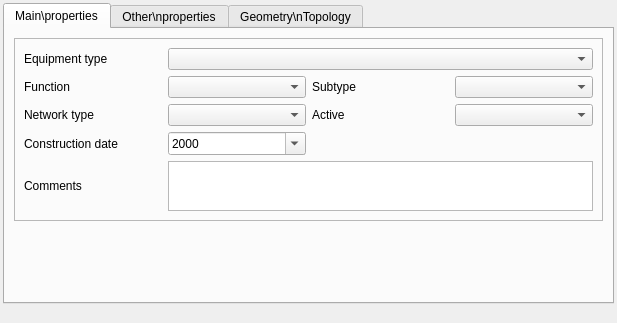
<?xml version="1.0" encoding="UTF-8"?>
<ui version="4.0">
 <class>Form_base3_wds</class>
 <widget class="QWidget" name="Form_base3_wds">
  <property name="geometry">
   <rect>
    <x>0</x>
    <y>0</y>
    <width>617</width>
    <height>323</height>
   </rect>
  </property>
  <property name="windowTitle">
   <string>Form</string>
  </property>
  <layout class="QVBoxLayout" name="verticalLayout_2" stretch="0,0">
   <property name="spacing">
    <number>3</number>
   </property>
   <property name="leftMargin">
    <number>3</number>
   </property>
   <property name="topMargin">
    <number>3</number>
   </property>
   <property name="rightMargin">
    <number>3</number>
   </property>
   <property name="bottomMargin">
    <number>3</number>
   </property>
   <item>
    <widget class="QTabWidget" name="tabWidget_4">
     <property name="currentIndex">
      <number>0</number>
     </property>
     <widget class="QWidget" name="tab_8">
      <attribute name="title">
       <string>Main\properties</string>
      </attribute>
      <layout class="QVBoxLayout" name="verticalLayout_6">
       <item>
        <widget class="QFrame" name="frame_4">
         <property name="frameShape">
          <enum>QFrame::StyledPanel</enum>
         </property>
         <property name="frameShadow">
          <enum>QFrame::Raised</enum>
         </property>
         <layout class="QGridLayout" name="gridLayout_16">
          <item row="3" column="0">
           <widget class="QLabel" name="label_13">
            <property name="text">
             <string>Network type</string>
            </property>
            <property name="wordWrap">
             <bool>true</bool>
            </property>
           </widget>
          </item>
          <item row="2" column="2">
           <widget class="QLabel" name="label_5">
            <property name="text">
             <string>Subtype</string>
            </property>
            <property name="wordWrap">
             <bool>true</bool>
            </property>
           </widget>
          </item>
          <item row="2" column="3">
           <widget class="QComboBox" name="nodesubtype"/>
          </item>
          <item row="1" column="0">
           <widget class="QLabel" name="label_11">
            <property name="text">
             <string>Equipment type</string>
            </property>
            <property name="wordWrap">
             <bool>true</bool>
            </property>
           </widget>
          </item>
          <item row="1" column="1" colspan="3">
           <widget class="QComboBox" name="nodetype"/>
          </item>
          <item row="2" column="1">
           <widget class="QComboBox" name="nodefunction"/>
          </item>
          <item row="2" column="0">
           <widget class="QLabel" name="label_49">
            <property name="text">
             <string>Function</string>
            </property>
           </widget>
          </item>
          <item row="3" column="3">
           <widget class="QComboBox" name="operational"/>
          </item>
          <item row="3" column="2">
           <widget class="QLabel" name="label_28">
            <property name="text">
             <string>Active</string>
            </property>
            <property name="wordWrap">
             <bool>true</bool>
            </property>
           </widget>
          </item>
          <item row="3" column="1">
           <widget class="QComboBox" name="networktype"/>
          </item>
          <item row="4" column="0">
           <widget class="QLabel" name="label_29">
            <property name="text">
             <string>Construction date</string>
            </property>
            <property name="wordWrap">
             <bool>true</bool>
            </property>
           </widget>
          </item>
          <item row="4" column="1">
           <widget class="QDateEdit" name="dateoperationalcreation">
            <property name="displayFormat">
             <string>yyyy</string>
            </property>
            <property name="calendarPopup">
             <bool>true</bool>
            </property>
           </widget>
          </item>
          <item row="5" column="0">
           <widget class="QLabel" name="label_9">
            <property name="text">
             <string>Comments</string>
            </property>
           </widget>
          </item>
          <item row="5" column="1" colspan="3">
           <widget class="QTextBrowser" name="comment">
            <property name="maximumSize">
             <size>
              <width>16777215</width>
              <height>50</height>
             </size>
            </property>
            <property name="readOnly">
             <bool>false</bool>
            </property>
           </widget>
          </item>
         </layout>
        </widget>
       </item>
       <item>
        <spacer name="verticalSpacer_6">
         <property name="orientation">
          <enum>Qt::Vertical</enum>
         </property>
         <property name="sizeHint" stdset="0">
          <size>
           <width>20</width>
           <height>40</height>
          </size>
         </property>
        </spacer>
       </item>
      </layout>
     </widget>
     <widget class="QWidget" name="tab_9">
      <attribute name="title">
       <string>Other\nproperties</string>
      </attribute>
      <layout class="QVBoxLayout" name="verticalLayout_8">
       <item>
        <widget class="QFrame" name="frame_2">
         <property name="frameShape">
          <enum>QFrame::StyledPanel</enum>
         </property>
         <property name="frameShadow">
          <enum>QFrame::Raised</enum>
         </property>
         <layout class="QGridLayout" name="gridLayout_20">
          <item row="0" column="0">
           <widget class="QLabel" name="label_6">
            <property name="text">
             <string>Access</string>
            </property>
            <property name="wordWrap">
             <bool>true</bool>
            </property>
           </widget>
          </item>
          <item row="0" column="1">
           <widget class="QComboBox" name="access"/>
          </item>
          <item row="1" column="0">
           <widget class="QLabel" name="label_50">
            <property name="text">
             <string>Access shape</string>
            </property>
           </widget>
          </item>
          <item row="1" column="1">
           <widget class="QComboBox" name="accessshape"/>
          </item>
          <item row="2" column="0">
           <widget class="QLabel" name="label_47">
            <property name="text">
             <string>Step presence</string>
            </property>
           </widget>
          </item>
          <item row="2" column="1">
           <widget class="QComboBox" name="presencestep"/>
          </item>
         </layout>
        </widget>
       </item>
       <item>
        <widget class="QStackedWidget" name="stackedWidget">
         <property name="currentIndex">
          <number>5</number>
         </property>
         <widget class="QWidget" name="VEN">
          <layout class="QGridLayout" name="gridLayout">
           <property name="leftMargin">
            <number>3</number>
           </property>
           <property name="topMargin">
            <number>3</number>
           </property>
           <property name="rightMargin">
            <number>3</number>
           </property>
           <property name="bottomMargin">
            <number>3</number>
           </property>
           <item row="1" column="0">
            <widget class="QLabel" name="label">
             <property name="text">
              <string>Altimétrie</string>
             </property>
            </widget>
           </item>
           <item row="0" column="0">
            <widget class="QLabel" name="label_3">
             <property name="text">
              <string>Ventouse</string>
             </property>
            </widget>
           </item>
           <item row="1" column="1">
            <widget class="QDoubleSpinBox" name="nodeelevation">
             <property name="minimum">
              <double>-1.000000000000000</double>
             </property>
             <property name="maximum">
              <double>999999.000000000000000</double>
             </property>
            </widget>
           </item>
           <item row="1" column="2">
            <widget class="QToolButton" name="toolButton_altim">
             <property name="text">
              <string>...</string>
             </property>
            </widget>
           </item>
           <item row="2" column="1">
            <spacer name="verticalSpacer_2">
             <property name="orientation">
              <enum>Qt::Vertical</enum>
             </property>
             <property name="sizeHint" stdset="0">
              <size>
               <width>20</width>
               <height>40</height>
              </size>
             </property>
            </spacer>
           </item>
          </layout>
         </widget>
         <widget class="QWidget" name="VAN">
          <layout class="QGridLayout" name="gridLayout_5">
           <property name="leftMargin">
            <number>3</number>
           </property>
           <property name="topMargin">
            <number>3</number>
           </property>
           <property name="rightMargin">
            <number>3</number>
           </property>
           <property name="bottomMargin">
            <number>3</number>
           </property>
           <item row="2" column="3">
            <widget class="QComboBox" name="manipulability"/>
           </item>
           <item row="4" column="1">
            <widget class="QComboBox" name="nodeposition"/>
           </item>
           <item row="2" column="0">
            <widget class="QLabel" name="label_10">
             <property name="text">
              <string>Accessibility</string>
             </property>
             <property name="wordWrap">
              <bool>true</bool>
             </property>
            </widget>
           </item>
           <item row="0" column="0">
            <widget class="QLabel" name="label_2">
             <property name="text">
              <string>Valve</string>
             </property>
            </widget>
           </item>
           <item row="4" column="0">
            <widget class="QLabel" name="label_7">
             <property name="text">
              <string>Position</string>
             </property>
             <property name="wordWrap">
              <bool>true</bool>
             </property>
            </widget>
           </item>
           <item row="2" column="1">
            <widget class="QComboBox" name="accessibility"/>
           </item>
           <item row="2" column="2">
            <widget class="QLabel" name="label_12">
             <property name="text">
              <string>Manipulability</string>
             </property>
             <property name="wordWrap">
              <bool>true</bool>
             </property>
            </widget>
           </item>
           <item row="1" column="0">
            <widget class="QLabel" name="label_8">
             <property name="text">
              <string>Localisation</string>
             </property>
             <property name="wordWrap">
              <bool>true</bool>
             </property>
            </widget>
           </item>
           <item row="1" column="1">
            <widget class="QComboBox" name="localisation"/>
           </item>
           <item row="5" column="1">
            <spacer name="verticalSpacer_3">
             <property name="orientation">
              <enum>Qt::Vertical</enum>
             </property>
             <property name="sizeHint" stdset="0">
              <size>
               <width>20</width>
               <height>40</height>
              </size>
             </property>
            </spacer>
           </item>
          </layout>
         </widget>
         <widget class="QWidget" name="VID">
          <layout class="QGridLayout" name="gridLayout_6">
           <property name="leftMargin">
            <number>3</number>
           </property>
           <property name="topMargin">
            <number>3</number>
           </property>
           <property name="rightMargin">
            <number>3</number>
           </property>
           <property name="bottomMargin">
            <number>3</number>
           </property>
           <item row="1" column="0">
            <widget class="QLabel" name="label_15">
             <property name="text">
              <string>Outlet</string>
             </property>
            </widget>
           </item>
           <item row="0" column="0">
            <widget class="QLabel" name="label_14">
             <property name="text">
              <string>Draining</string>
             </property>
            </widget>
           </item>
           <item row="1" column="1">
            <widget class="QLineEdit" name="presenceoutlet"/>
           </item>
           <item row="2" column="1">
            <spacer name="verticalSpacer_4">
             <property name="orientation">
              <enum>Qt::Vertical</enum>
             </property>
             <property name="sizeHint" stdset="0">
              <size>
               <width>20</width>
               <height>40</height>
              </size>
             </property>
            </spacer>
           </item>
          </layout>
         </widget>
         <widget class="QWidget" name="REG">
          <layout class="QGridLayout" name="gridLayout_7">
           <property name="leftMargin">
            <number>3</number>
           </property>
           <property name="topMargin">
            <number>3</number>
           </property>
           <property name="rightMargin">
            <number>3</number>
           </property>
           <property name="bottomMargin">
            <number>3</number>
           </property>
           <property name="horizontalSpacing">
            <number>3</number>
           </property>
           <item row="2" column="1">
            <widget class="QDoubleSpinBox" name="valvedownstreamsetting">
             <property name="minimum">
              <double>-1.000000000000000</double>
             </property>
             <property name="maximum">
              <double>999999.000000000000000</double>
             </property>
            </widget>
           </item>
           <item row="1" column="0">
            <widget class="QLabel" name="label_17">
             <property name="text">
              <string>Valve upstream setting</string>
             </property>
            </widget>
           </item>
           <item row="0" column="0">
            <widget class="QLabel" name="label_16">
             <property name="text">
              <string>Pressure control valve</string>
             </property>
            </widget>
           </item>
           <item row="1" column="1">
            <widget class="QDoubleSpinBox" name="valveupstreamsetting">
             <property name="minimum">
              <double>-1.000000000000000</double>
             </property>
             <property name="maximum">
              <double>999999.000000000000000</double>
             </property>
            </widget>
           </item>
           <item row="1" column="2">
            <widget class="QToolButton" name="toolButton_cons_am">
             <property name="text">
              <string>...</string>
             </property>
            </widget>
           </item>
           <item row="2" column="2">
            <widget class="QToolButton" name="toolButton_cons_av">
             <property name="text">
              <string>...</string>
             </property>
            </widget>
           </item>
           <item row="2" column="0">
            <widget class="QLabel" name="label_18">
             <property name="text">
              <string>Valve downstream setting</string>
             </property>
            </widget>
           </item>
           <item row="3" column="1">
            <spacer name="verticalSpacer_5">
             <property name="orientation">
              <enum>Qt::Vertical</enum>
             </property>
             <property name="sizeHint" stdset="0">
              <size>
               <width>20</width>
               <height>40</height>
              </size>
             </property>
            </spacer>
           </item>
          </layout>
         </widget>
         <widget class="QWidget" name="HYD">
          <layout class="QGridLayout" name="gridLayout_8">
           <property name="leftMargin">
            <number>3</number>
           </property>
           <property name="topMargin">
            <number>3</number>
           </property>
           <property name="rightMargin">
            <number>3</number>
           </property>
           <property name="bottomMargin">
            <number>3</number>
           </property>
           <item row="1" column="1">
            <widget class="QSpinBox" name="hydrantfiredepartmentid">
             <property name="minimum">
              <number>-1</number>
             </property>
             <property name="maximum">
              <number>999999</number>
             </property>
            </widget>
           </item>
           <item row="2" column="4">
            <widget class="QLineEdit" name="brandref"/>
           </item>
           <item row="2" column="3">
            <widget class="QLabel" name="label_22">
             <property name="text">
              <string>Brand type</string>
             </property>
             <property name="wordWrap">
              <bool>true</bool>
             </property>
            </widget>
           </item>
           <item row="1" column="0">
            <widget class="QLabel" name="label_20">
             <property name="text">
              <string>Fire department id</string>
             </property>
             <property name="wordWrap">
              <bool>true</bool>
             </property>
            </widget>
           </item>
           <item row="0" column="0">
            <widget class="QLabel" name="label_19">
             <property name="text">
              <string>Hydrant</string>
             </property>
            </widget>
           </item>
           <item row="1" column="2">
            <widget class="QToolButton" name="toolButton_idsdis">
             <property name="text">
              <string>...</string>
             </property>
            </widget>
           </item>
           <item row="3" column="1" colspan="2">
            <widget class="QComboBox" name="hydrantconformity"/>
           </item>
           <item row="2" column="0">
            <widget class="QLabel" name="label_21">
             <property name="text">
              <string>Brand name</string>
             </property>
             <property name="wordWrap">
              <bool>true</bool>
             </property>
            </widget>
           </item>
           <item row="2" column="1" colspan="2">
            <widget class="QLineEdit" name="brandname"/>
           </item>
           <item row="3" column="0">
            <widget class="QLabel" name="label_23">
             <property name="text">
              <string>Conformity</string>
             </property>
            </widget>
           </item>
           <item row="4" column="1">
            <spacer name="verticalSpacer_12">
             <property name="orientation">
              <enum>Qt::Vertical</enum>
             </property>
             <property name="sizeHint" stdset="0">
              <size>
               <width>20</width>
               <height>40</height>
              </size>
             </property>
            </spacer>
           </item>
          </layout>
         </widget>
         <widget class="QWidget" name="COM">
          <layout class="QGridLayout" name="gridLayout_9">
           <property name="leftMargin">
            <number>3</number>
           </property>
           <property name="topMargin">
            <number>3</number>
           </property>
           <property name="rightMargin">
            <number>3</number>
           </property>
           <property name="bottomMargin">
            <number>3</number>
           </property>
           <item row="0" column="0" colspan="2">
            <widget class="QTabWidget" name="tabWidget">
             <property name="currentIndex">
              <number>1</number>
             </property>
             <widget class="QWidget" name="tab">
              <attribute name="title">
               <string>Général</string>
              </attribute>
              <layout class="QGridLayout" name="gridLayout_11">
               <property name="leftMargin">
                <number>3</number>
               </property>
               <property name="topMargin">
                <number>3</number>
               </property>
               <property name="rightMargin">
                <number>3</number>
               </property>
               <property name="bottomMargin">
                <number>3</number>
               </property>
               <item row="0" column="2">
                <widget class="QLabel" name="label_32">
                 <property name="text">
                  <string>Accessibility</string>
                 </property>
                 <property name="wordWrap">
                  <bool>true</bool>
                 </property>
                </widget>
               </item>
               <item row="2" column="0">
                <widget class="QLabel" name="label_26">
                 <property name="text">
                  <string>Node emitter</string>
                 </property>
                 <property name="wordWrap">
                  <bool>true</bool>
                 </property>
                </widget>
               </item>
               <item row="2" column="1">
                <widget class="QComboBox" name="nodeemitter"/>
               </item>
               <item row="2" column="2">
                <widget class="QLabel" name="label_30">
                 <property name="text">
                  <string>Retrofitable</string>
                 </property>
                 <property name="wordWrap">
                  <bool>true</bool>
                 </property>
                </widget>
               </item>
               <item row="0" column="0">
                <widget class="QLabel" name="label_31">
                 <property name="text">
                  <string>Localisation</string>
                 </property>
                 <property name="wordWrap">
                  <bool>true</bool>
                 </property>
                </widget>
               </item>
               <item row="3" column="0">
                <widget class="QLabel" name="label_36">
                 <property name="text">
                  <string>Remote monitoring</string>
                 </property>
                </widget>
               </item>
               <item row="3" column="1">
                <widget class="QComboBox" name="remotemonitoring_2"/>
               </item>
               <item row="2" column="3">
                <widget class="QComboBox" name="retrofitable"/>
               </item>
               <item row="0" column="3">
                <widget class="QComboBox" name="accessibility_2"/>
               </item>
               <item row="0" column="1">
                <widget class="QComboBox" name="localisation_2"/>
               </item>
              </layout>
             </widget>
             <widget class="QWidget" name="tab_2">
              <attribute name="title">
               <string>Précisions</string>
              </attribute>
              <layout class="QGridLayout" name="gridLayout_12">
               <property name="leftMargin">
                <number>3</number>
               </property>
               <property name="topMargin">
                <number>3</number>
               </property>
               <property name="rightMargin">
                <number>3</number>
               </property>
               <property name="bottomMargin">
                <number>3</number>
               </property>
               <item row="0" column="4">
                <widget class="QSpinBox" name="nodecountervalue">
                 <property name="minimum">
                  <number>-1</number>
                 </property>
                 <property name="maximum">
                  <number>999999</number>
                 </property>
                </widget>
               </item>
               <item row="4" column="0">
                <widget class="QLabel" name="label_37">
                 <property name="text">
                  <string>Maintenance firm</string>
                 </property>
                 <property name="wordWrap">
                  <bool>true</bool>
                 </property>
                </widget>
               </item>
               <item row="2" column="0">
                <widget class="QLabel" name="label_34">
                 <property name="text">
                  <string>Brand name</string>
                 </property>
                 <property name="wordWrap">
                  <bool>true</bool>
                 </property>
                </widget>
               </item>
               <item row="4" column="3">
                <widget class="QLabel" name="label_38">
                 <property name="text">
                  <string>Linked equipments</string>
                 </property>
                 <property name="wordWrap">
                  <bool>true</bool>
                 </property>
                </widget>
               </item>
               <item row="4" column="4" colspan="2">
                <widget class="QLineEdit" name="linkedfacilities"/>
               </item>
               <item row="0" column="0">
                <widget class="QLabel" name="label_25">
                 <property name="text">
                  <string>Dimension</string>
                 </property>
                 <property name="wordWrap">
                  <bool>true</bool>
                 </property>
                </widget>
               </item>
               <item row="2" column="3">
                <widget class="QLabel" name="label_35">
                 <property name="text">
                  <string>Brand ref</string>
                 </property>
                 <property name="wordWrap">
                  <bool>true</bool>
                 </property>
                </widget>
               </item>
               <item row="2" column="4" colspan="2">
                <widget class="QLineEdit" name="brandref_2"/>
               </item>
               <item row="0" column="1">
                <widget class="QDoubleSpinBox" name="nodesize">
                 <property name="minimum">
                  <double>-1.000000000000000</double>
                 </property>
                 <property name="maximum">
                  <double>999999.000000000000000</double>
                 </property>
                </widget>
               </item>
               <item row="0" column="2">
                <widget class="QToolButton" name="toolButton_nodesize">
                 <property name="text">
                  <string>...</string>
                 </property>
                </widget>
               </item>
               <item row="0" column="3">
                <widget class="QLabel" name="label_27">
                 <property name="text">
                  <string>Number</string>
                 </property>
                 <property name="wordWrap">
                  <bool>true</bool>
                 </property>
                </widget>
               </item>
               <item row="0" column="5">
                <widget class="QToolButton" name="toolButton_nodecountervalue">
                 <property name="text">
                  <string>...</string>
                 </property>
                </widget>
               </item>
               <item row="4" column="1" colspan="2">
                <widget class="QLineEdit" name="maintenancefirm"/>
               </item>
               <item row="2" column="1" colspan="2">
                <widget class="QLineEdit" name="brandname_2"/>
               </item>
               <item row="3" column="0">
                <widget class="QLabel" name="label_24">
                 <property name="text">
                  <string>Serial number</string>
                 </property>
                </widget>
               </item>
               <item row="3" column="1" colspan="2">
                <widget class="QLineEdit" name="serialnumber"/>
               </item>
              </layout>
             </widget>
            </widget>
           </item>
          </layout>
         </widget>
         <widget class="QWidget" name="DEB">
          <layout class="QGridLayout" name="gridLayout_10">
           <property name="leftMargin">
            <number>3</number>
           </property>
           <property name="topMargin">
            <number>3</number>
           </property>
           <property name="rightMargin">
            <number>3</number>
           </property>
           <property name="bottomMargin">
            <number>3</number>
           </property>
           <item row="0" column="0">
            <widget class="QLabel" name="label_33">
             <property name="text">
              <string>Flow meter</string>
             </property>
            </widget>
           </item>
           <item row="1" column="0">
            <spacer name="verticalSpacer_11">
             <property name="orientation">
              <enum>Qt::Vertical</enum>
             </property>
             <property name="sizeHint" stdset="0">
              <size>
               <width>20</width>
               <height>40</height>
              </size>
             </property>
            </spacer>
           </item>
          </layout>
         </widget>
         <widget class="QWidget" name="CHL">
          <layout class="QGridLayout" name="gridLayout_4">
           <property name="leftMargin">
            <number>3</number>
           </property>
           <property name="topMargin">
            <number>3</number>
           </property>
           <property name="rightMargin">
            <number>3</number>
           </property>
           <property name="bottomMargin">
            <number>3</number>
           </property>
           <item row="1" column="0">
            <widget class="QLabel" name="label_40">
             <property name="text">
              <string>Maintenance firm</string>
             </property>
            </widget>
           </item>
           <item row="2" column="0">
            <widget class="QLabel" name="label_41">
             <property name="text">
              <string>Remote monitoring</string>
             </property>
            </widget>
           </item>
           <item row="2" column="1">
            <widget class="QComboBox" name="remotemonitoring"/>
           </item>
           <item row="1" column="1">
            <widget class="QLineEdit" name="maintenancefirm_2"/>
           </item>
           <item row="0" column="0">
            <widget class="QLabel" name="label_39">
             <property name="text">
              <string>Chloration</string>
             </property>
            </widget>
           </item>
           <item row="3" column="1">
            <spacer name="verticalSpacer_10">
             <property name="orientation">
              <enum>Qt::Vertical</enum>
             </property>
             <property name="sizeHint" stdset="0">
              <size>
               <width>20</width>
               <height>40</height>
              </size>
             </property>
            </spacer>
           </item>
          </layout>
         </widget>
         <widget class="QWidget" name="RPC">
          <layout class="QGridLayout" name="gridLayout_13">
           <property name="leftMargin">
            <number>3</number>
           </property>
           <property name="topMargin">
            <number>3</number>
           </property>
           <property name="rightMargin">
            <number>3</number>
           </property>
           <property name="bottomMargin">
            <number>3</number>
           </property>
           <item row="0" column="0">
            <widget class="QLabel" name="label_42">
             <property name="text">
              <string>Robinet de prise en charge</string>
             </property>
            </widget>
           </item>
           <item row="1" column="0">
            <widget class="QLabel" name="label_43">
             <property name="text">
              <string>Clamp</string>
             </property>
            </widget>
           </item>
           <item row="1" column="1">
            <widget class="QComboBox" name="clamp"/>
           </item>
           <item row="2" column="1">
            <spacer name="verticalSpacer_9">
             <property name="orientation">
              <enum>Qt::Vertical</enum>
             </property>
             <property name="sizeHint" stdset="0">
              <size>
               <width>20</width>
               <height>40</height>
              </size>
             </property>
            </spacer>
           </item>
          </layout>
         </widget>
         <widget class="QWidget" name="SPE">
          <layout class="QGridLayout" name="gridLayout_14">
           <property name="leftMargin">
            <number>3</number>
           </property>
           <property name="topMargin">
            <number>3</number>
           </property>
           <property name="rightMargin">
            <number>3</number>
           </property>
           <property name="bottomMargin">
            <number>3</number>
           </property>
           <item row="0" column="0">
            <widget class="QLabel" name="label_44">
             <property name="text">
              <string>Special equipment</string>
             </property>
            </widget>
           </item>
           <item row="1" column="0">
            <spacer name="verticalSpacer_8">
             <property name="orientation">
              <enum>Qt::Vertical</enum>
             </property>
             <property name="sizeHint" stdset="0">
              <size>
               <width>20</width>
               <height>40</height>
              </size>
             </property>
            </spacer>
           </item>
          </layout>
         </widget>
         <widget class="QWidget" name="AUT">
          <layout class="QGridLayout" name="gridLayout_15">
           <property name="leftMargin">
            <number>3</number>
           </property>
           <property name="topMargin">
            <number>3</number>
           </property>
           <property name="rightMargin">
            <number>3</number>
           </property>
           <property name="bottomMargin">
            <number>3</number>
           </property>
           <item row="0" column="0">
            <widget class="QLabel" name="label_45">
             <property name="text">
              <string>Other/unknow</string>
             </property>
            </widget>
           </item>
           <item row="1" column="0">
            <spacer name="verticalSpacer_7">
             <property name="orientation">
              <enum>Qt::Vertical</enum>
             </property>
             <property name="sizeHint" stdset="0">
              <size>
               <width>20</width>
               <height>40</height>
              </size>
             </property>
            </spacer>
           </item>
          </layout>
         </widget>
        </widget>
       </item>
      </layout>
     </widget>
     <widget class="QWidget" name="tab_10">
      <attribute name="title">
       <string>Geometry\nTopology</string>
      </attribute>
      <layout class="QVBoxLayout" name="verticalLayout_7">
       <property name="leftMargin">
        <number>3</number>
       </property>
       <property name="topMargin">
        <number>3</number>
       </property>
       <property name="rightMargin">
        <number>3</number>
       </property>
       <property name="bottomMargin">
        <number>3</number>
       </property>
       <item>
        <widget class="QFrame" name="frame">
         <property name="frameShape">
          <enum>QFrame::StyledPanel</enum>
         </property>
         <property name="frameShadow">
          <enum>QFrame::Raised</enum>
         </property>
         <layout class="QGridLayout" name="gridLayout_2">
          <property name="leftMargin">
           <number>3</number>
          </property>
          <property name="topMargin">
           <number>3</number>
          </property>
          <property name="rightMargin">
           <number>3</number>
          </property>
          <property name="bottomMargin">
           <number>3</number>
          </property>
          <item row="2" column="2">
           <widget class="QToolButton" name="toolButton_diam">
            <property name="text">
             <string>...</string>
            </property>
           </widget>
          </item>
          <item row="3" column="2">
           <widget class="QToolButton" name="toolButton_prof">
            <property name="text">
             <string>...</string>
            </property>
           </widget>
          </item>
          <item row="2" column="3">
           <widget class="QLabel" name="label_46">
            <property name="text">
             <string>Outlet diameter if different</string>
            </property>
            <property name="wordWrap">
             <bool>true</bool>
            </property>
           </widget>
          </item>
          <item row="2" column="0">
           <widget class="QLabel" name="label_4">
            <property name="text">
             <string>Diameter</string>
            </property>
            <property name="wordWrap">
             <bool>true</bool>
            </property>
           </widget>
          </item>
          <item row="2" column="5">
           <widget class="QToolButton" name="toolButton_diamsor">
            <property name="text">
             <string>...</string>
            </property>
           </widget>
          </item>
          <item row="3" column="0">
           <widget class="QLabel" name="label_48">
            <property name="text">
             <string>Depth</string>
            </property>
           </widget>
          </item>
          <item row="2" column="4">
           <widget class="QDoubleSpinBox" name="diameteroutlet">
            <property name="decimals">
             <number>3</number>
            </property>
            <property name="minimum">
             <double>-1.000000000000000</double>
            </property>
            <property name="maximum">
             <double>999999.000000000000000</double>
            </property>
           </widget>
          </item>
          <item row="2" column="1">
           <widget class="QDoubleSpinBox" name="diameterinlet">
            <property name="decimals">
             <number>3</number>
            </property>
            <property name="minimum">
             <double>-1.000000000000000</double>
            </property>
            <property name="maximum">
             <double>999999.000000000000000</double>
            </property>
           </widget>
          </item>
          <item row="3" column="1">
           <widget class="QDoubleSpinBox" name="nodedepth">
            <property name="minimum">
             <double>-1.000000000000000</double>
            </property>
            <property name="maximum">
             <double>999999.000000000000000</double>
            </property>
           </widget>
          </item>
         </layout>
        </widget>
       </item>
       <item>
        <widget class="QFrame" name="frame_5">
         <property name="frameShape">
          <enum>QFrame::StyledPanel</enum>
         </property>
         <property name="frameShadow">
          <enum>QFrame::Raised</enum>
         </property>
         <layout class="QGridLayout" name="gridLayout_18">
          <property name="leftMargin">
           <number>3</number>
          </property>
          <property name="topMargin">
           <number>3</number>
          </property>
          <property name="rightMargin">
           <number>3</number>
          </property>
          <property name="bottomMargin">
           <number>3</number>
          </property>
          <property name="spacing">
           <number>3</number>
          </property>
          <item row="0" column="0">
           <widget class="QLabel" name="label_57">
            <property name="text">
             <string>X</string>
            </property>
           </widget>
          </item>
          <item row="0" column="1">
           <widget class="QDoubleSpinBox" name="X">
            <property name="minimum">
             <double>-99.000000000000000</double>
            </property>
            <property name="maximum">
             <double>99999999.000000000000000</double>
            </property>
           </widget>
          </item>
          <item row="1" column="0">
           <widget class="QLabel" name="label_59">
            <property name="text">
             <string>dX</string>
            </property>
           </widget>
          </item>
          <item row="0" column="3">
           <widget class="QDoubleSpinBox" name="Y">
            <property name="minimum">
             <double>-99.000000000000000</double>
            </property>
            <property name="maximum">
             <double>99999999.000000000000000</double>
            </property>
           </widget>
          </item>
          <item row="1" column="3">
           <widget class="QDoubleSpinBox" name="dY">
            <property name="minimum">
             <double>-1.000000000000000</double>
            </property>
            <property name="maximum">
             <double>999.000000000000000</double>
            </property>
           </widget>
          </item>
          <item row="1" column="1">
           <widget class="QDoubleSpinBox" name="dX">
            <property name="minimum">
             <double>-1.000000000000000</double>
            </property>
            <property name="maximum">
             <double>999.000000000000000</double>
            </property>
           </widget>
          </item>
          <item row="1" column="2">
           <widget class="QLabel" name="label_58">
            <property name="text">
             <string>dY</string>
            </property>
           </widget>
          </item>
          <item row="0" column="4">
           <widget class="QLabel" name="label_56">
            <property name="text">
             <string>Z cover</string>
            </property>
           </widget>
          </item>
          <item row="0" column="2">
           <widget class="QLabel" name="label_55">
            <property name="text">
             <string>Y</string>
            </property>
           </widget>
          </item>
          <item row="0" column="5">
           <widget class="QDoubleSpinBox" name="Z">
            <property name="minimum">
             <double>-99.000000000000000</double>
            </property>
            <property name="maximum">
             <double>99999999.000000000000000</double>
            </property>
           </widget>
          </item>
          <item row="1" column="4">
           <widget class="QLabel" name="label_60">
            <property name="text">
             <string>dZ</string>
            </property>
           </widget>
          </item>
          <item row="1" column="5">
           <widget class="QDoubleSpinBox" name="dZ">
            <property name="minimum">
             <double>-1.000000000000000</double>
            </property>
            <property name="maximum">
             <double>999.000000000000000</double>
            </property>
           </widget>
          </item>
          <item row="4" column="0" colspan="6">
           <widget class="QPushButton" name="pushButton_getGPS">
            <property name="text">
             <string>GPS</string>
            </property>
           </widget>
          </item>
         </layout>
        </widget>
       </item>
       <item>
        <widget class="QFrame" name="frame_gps">
         <property name="frameShape">
          <enum>QFrame::StyledPanel</enum>
         </property>
         <property name="frameShadow">
          <enum>QFrame::Raised</enum>
         </property>
         <layout class="QVBoxLayout" name="verticalLayout">
          <property name="leftMargin">
           <number>1</number>
          </property>
          <property name="topMargin">
           <number>1</number>
          </property>
          <property name="rightMargin">
           <number>1</number>
          </property>
          <property name="bottomMargin">
           <number>1</number>
          </property>
         </layout>
        </widget>
       </item>
      </layout>
     </widget>
    </widget>
   </item>
   <item>
    <spacer name="verticalSpacer">
     <property name="orientation">
      <enum>Qt::Vertical</enum>
     </property>
     <property name="sizeHint" stdset="0">
      <size>
       <width>20</width>
       <height>40</height>
      </size>
     </property>
    </spacer>
   </item>
  </layout>
 </widget>
 <resources/>
 <connections/>
</ui>
